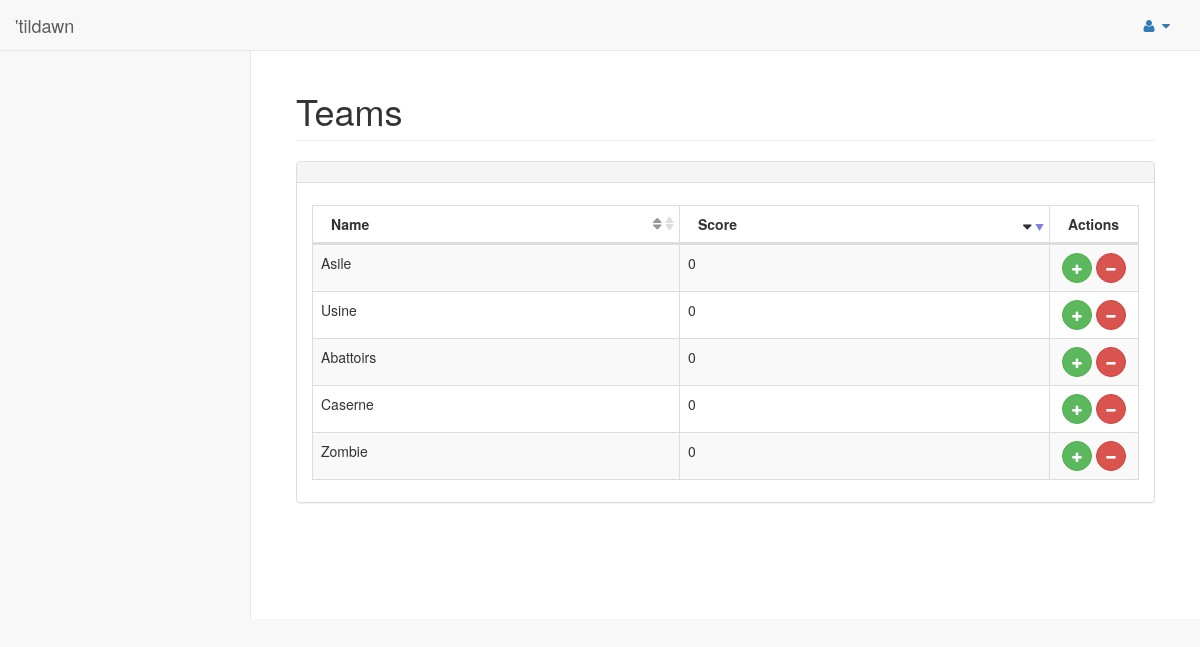
/pages/teams.php, run on the app's committed database.
### tables this page shows
CREATE TABLE Teams (
    id INT NOT NULL AUTO_INCREMENT,
	name VARCHAR(16) NOT NULL UNIQUE,
	color VARCHAR(8) NOT NULL UNIQUE,
	score INT DEFAULT 0,
	nbLivesTakenByPlayers INT DEFAULT 0,
	nbPlayersArrested INT DEFAULT 0,
	nbPlayersLost INT DEFAULT 0,
	nbPlayersWon INT DEFAULT 0,
	nbEnemyLivesBroughtByPlayers INT DEFAULT 0,
	nbPlayersDeaths INT DEFAULT 0,
	nbKillsByPlayers INT DEFAULT 0,
	nbMainObjectsFoundByPlayers INT DEFAULT 0,
	
	PRIMARY KEY(id)
);

### model/teams.php (called while the page is built, shortened)
<?php
include_once('../model/db.php');
function getAllTeams(){
    $link = connect();
    $res = mysqli_query($link, 'select `id`, `name`, `score` from teams;');
    return fetch_result($res);
}
?>

### controller/common.php (called while the page is built, shortened)
<?php
require("../model/teams.php");
function getTeams(){
	return getAllTeams();
}
?>

### model/db.php (called while the page is built, shortened)
<?php
function fetch_result($res) {
	$result = array();
	if($res != False){
	    while($row = mysqli_fetch_assoc($res)) {
            $result[] = $row;
        }
	}else{
		echo "No result";
	}
    return $result;
}
?>

### pages/teams.php (the view, shortened to what this page needs)
<!DOCTYPE html>
<?php
$teams = getTeams();
?>
<html lang="en">
<head>
    <link href="../vendor/bootstrap/css/bootstrap.min.css" rel="stylesheet">
    <link href="../vendor/metisMenu/metisMenu.min.css" rel="stylesheet">
    <link href="../dist/css/sb-admin-2.css" rel="stylesheet">
    <link href="../vendor/font-awesome/css/font-awesome.min.css" rel="stylesheet" type="text/css">
    <link href="../vendor/datatables-plugins/dataTables.bootstrap.css" rel="stylesheet">
    <link href="../vendor/datatables-responsive/dataTables.responsive.css" rel="stylesheet">
</head>
<body>
    <div id="wrapper">
        <?php include("nav.php");?>
        <div id="page-wrapper">
            <div class="container-fluid">
                <div class="row">
                    <div class="col-lg-12">
                        <h1 class="page-header">Teams</h1>
                    </div>
                </div>
				<div class="row">
                <div class="col-lg-12">
                    <div class="panel panel-default">
                        <div class="panel-heading">
                        </div>
                        <div class="panel-body">
                            <table width="100%" class="table table-striped table-bordered table-hover" id="dataTables-example">
                                <thead>
                                    <tr>
                                        <th>Name</th>
                                        <th>Score</th>
										<th>Actions</th>
                                    </tr>
                                </thead>
                                <tbody>
								    <?php
									    foreach ($teams as $team){
										    echo '<tr>';
                                            echo '<td>'.$team['name'].'</td>';
                               				echo '<td>'.$team['score'].'</td>';
                                            echo '<td style="text-align: center;"><button type="button" class="btn btn-success btn-circle" data-toggle="modal" data-player="'.$team['id'].'" data-target="#addBonus"><i class="fa fa-plus"></i></button>   <button type="button" class="btn btn-danger btn-circle" data-toggle="modal" data-player="'.$team['id'].'" data-target="#addMalus"><i class="fa fa-minus"></i></button></td>';
										    echo '</tr>';
										}
								    ?>
                                </tbody>
                            </table>
                        </div>
                    </div>
                </div>
            </div>
            </div>
        </div>
    </div>
</body>
</html>

### data on the page
teams: name "Asile", score "0"
teams: name "Usine", score "0"
teams: name "Abattoirs", score "0"
teams: name "Caserne", score "0"
teams: name "Zombie", score "0"
